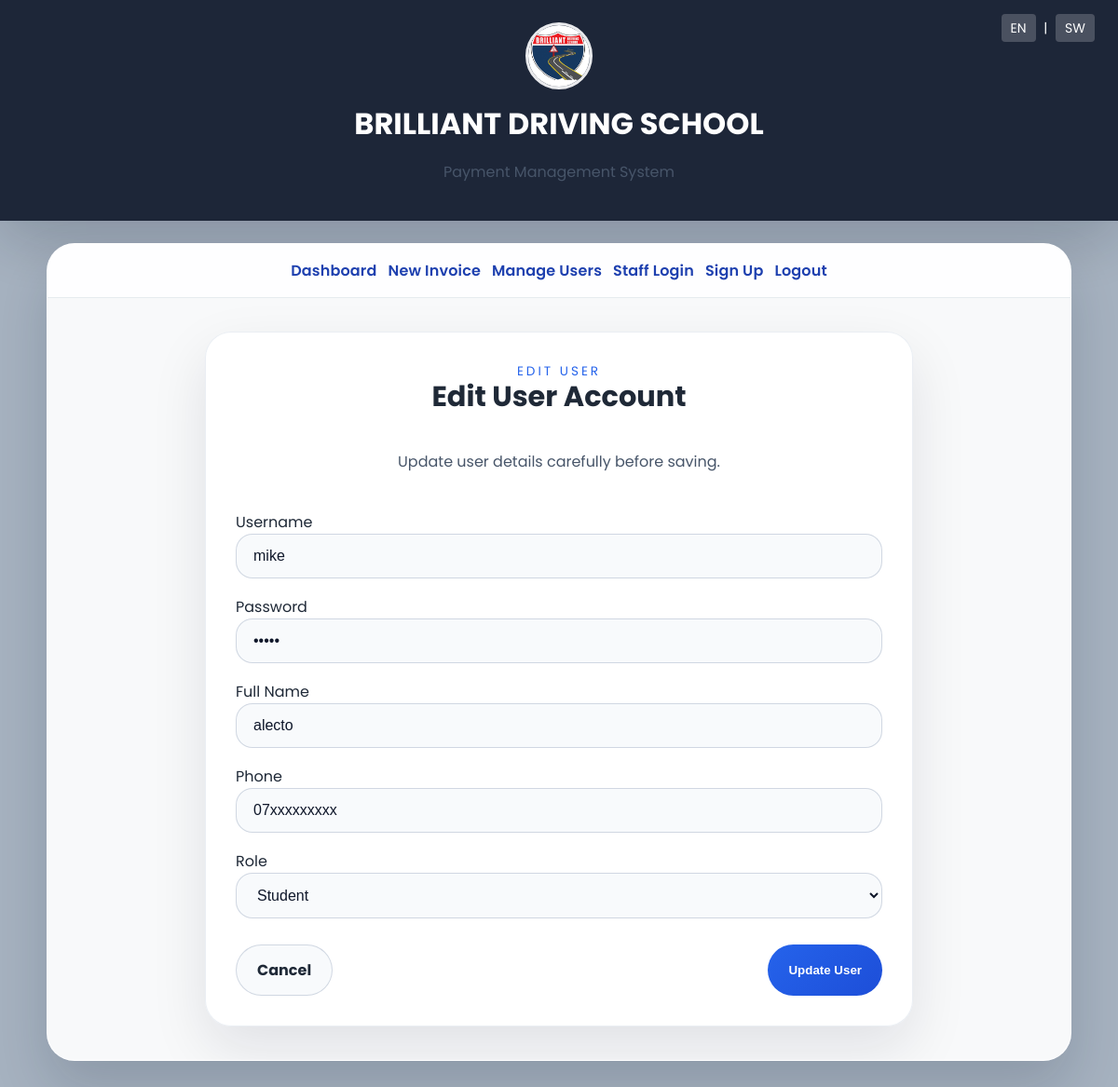
Page /edit_user/1 (signed in) on the committed database.
### app.py (models this page shows)
class User(db.Model):
    id = db.Column(db.Integer, primary_key=True)
    username = db.Column(db.String(80), unique=True, nullable=False)
    password = db.Column(db.String(120), nullable=False)
    full_name = db.Column(db.String(150))
    phone = db.Column(db.String(20))
    role = db.Column(db.String(20), default="student")  # student, staff, admin
    temp_password = db.Column(db.String(120))  # For password reset
    reset_requested = db.Column(db.Boolean, default=False)

### app.py (the view, shortened to what this page needs)
@app.route('/edit_user/<int:id>', methods=['GET', 'POST'])
def edit_user(id):
    if 'user' not in session:
        return redirect(url_for('home'))
    if session.get('user_type') != 'admin':
        flash('Access denied! Only admins can edit users.', 'error')
        return redirect(url_for('manage_users'))
    user = User.query.get_or_404(id)
    return render_template('edit_user.html', user=user)

### app.py (called while the page is built)
@app.context_processor
def inject_globals():
    return {
        'user_type': session.get('user_type', 'student'),
        'translate': translate
    }

def get_language():
    return session.get('language', 'en')

### templates/edit_user.html (shortened to what this page needs)
{% extends "base.html" %}
{% block body_class %}page-form{% endblock %}
{% block content %}
<div class="hero-card page-panel">
    <div class="center-pane">
        <span class="section-lead">Edit User</span>
        <h2>Edit User Account</h2>
        <p>Update user details carefully before saving.</p>
    </div>
    <form method="POST" class="form-grid form-spacing">
        <div class="form-field-group">
            <label class="form-label">Username</label>
            <input class="form-field" type="text" name="username" value="{{ user.username }}" required>
        </div>
        <div class="form-field-group">
            <label class="form-label">Password</label>
            <input class="form-field" type="password" name="password" value="{{ user.password }}" required>
        </div>
        <div class="form-field-group">
            <label class="form-label">Full Name</label>
            <input class="form-field" type="text" name="full_name" value="{{ user.full_name or '' }}">
        </div>
        <div class="form-field-group">
            <label class="form-label">Phone</label>
            <input class="form-field" type="text" name="phone" value="{{ user.phone or '' }}">
        </div>
        <div class="form-field-group">
            <label class="form-label">Role</label>
            <select class="form-field" name="role" required>
                <option value="student" {% if user.role == 'student' %}selected{% endif %}>Student</option>
            </select>
        </div>
        <div class="button-row button-row-space">
            <a href="{{ url_for('manage_users') }}" class="btn btn-secondary">Cancel</a>
            <button type="submit" class="btn btn-primary">Update User</button>
        </div>
    </form>
</div>
{% endblock %}

### static/style.css (style rules this page uses)
* { box-sizing: border-box; }
html { scroll-behavior: smooth; }
body { font-family: 'Poppins', sans-serif; margin: 0; min-height: 100vh; color: #1f2937; background-color: #e2e8f0; background-size: cover; background-position: center; background-repeat: no-repeat; }
body::before { content: ''; position: fixed; inset: 0; z-index: -1; background: rgba(14, 42, 71, 0.28); pointer-events: none; backdrop-filter: blur(1px); }
body.page-form { background-image: url('https://images.unsplash.com/photo-1518495971266-3b3b9bcabd81?auto=format&fit=crop&w=1500&q=80'); }
.hero-card, .form-card, .table-card { background: rgba(255, 255, 255, 0.95); border-radius: 28px; padding: 32px; box-shadow: 0 24px 60px rgba(15, 23, 42, 0.1); border: 1px solid rgba(203, 213, 225, 0.4); }
h1, h2, h3 { margin-top: 0; line-height: 1.1; }
h2 { font-size: clamp(1.9rem, 2.2vw, 2.4rem); }
p { color: #475569; }
.form-grid { display: grid; gap: 18px; }
.form-field { width: 100%; padding: 14px 18px; border-radius: 18px; border: 1px solid rgba(148, 163, 184, 0.4); background: rgba(248, 250, 252, 0.98); color: #0f172a; font-size: 1rem; }
.btn { display: inline-flex; align-items: center; justify-content: center; gap: 8px; padding: 14px 22px; border-radius: 999px; border: none; font-weight: 700; cursor: pointer; transition: transform .18s ease, box-shadow .18s ease, background .18s ease; text-decoration: none; }
.btn-primary { background: linear-gradient(135deg, #2563eb, #1d4ed8); color: white; }
.btn-secondary { background: #f8fafc; color: #1f2937; border: 1px solid rgba(148, 163, 184, 0.4); }
.button-row { display: flex; flex-wrap: wrap; gap: 14px; justify-content: center; margin-top: 10px; }
.center-pane { display: flex; justify-content: center; align-items: center; flex-direction: column; text-align: center; }
.section-lead { font-size: 0.85rem; letter-spacing: 0.22em; color: #2563eb; text-transform: uppercase; }
.page-panel { max-width: 760px; margin: 0 auto; }
.button-row-space { width: 100%; justify-content: space-between; margin-top: 10px; }
.form-spacing { margin-top: 24px; }

### rows in the picture
User: username "mike", full_name "alecto", phone "07xxxxxxxxx", role "Student"

### other values in the picture
{{ translate('dashboard') }} "Dashboard"
{{ translate('new_invoice') }} "New Invoice"
{{ translate('manage_users') }} "Manage Users"
{{ translate('staff_login') }} "Staff Login"
{{ translate('signup') }} "Sign Up"
{{ translate('logout') }} "Logout"
